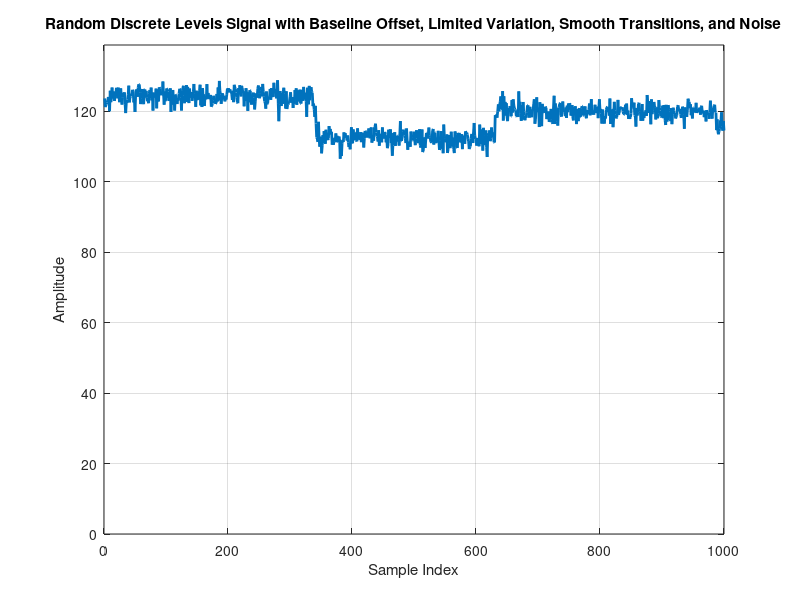

Source code (MATLAB):
function [clean_signal, noisy_signal] = generate_shifting_keypoints_1D()
    % GENERATE_SHIFTING_KEYPOINTS
    
    % Parameters
    signal_length = 1000; % Length of the signal
    num_levels = 5; % Number of discrete levels
    min_segment_length = round(0.2 * signal_length); % Minimum length of each level (20% of the signal length)
    max_segment_length = round(0.4 * signal_length); % Maximum length of each level
    baseline_offset = 100; % Baseline offset
    max_variation = 0.1; % Maximum variation of 10%
    max_transition_length = 10; % Maximum length of transitions
    noise_amplitude = 2; % Amplitude of the noise to be added
    
    % Generate initial random levels around the baseline
    levels = baseline_offset + randn(1, num_levels) * 10; % Random levels around the baseline
    
    % Ensure levels adhere to the max_variation constraint
    for i = 2:num_levels
        max_level_variation = levels(i-1) * max_variation;
        levels(i) = levels(i-1) + sign(randn) * min(max_level_variation, abs(randn * 10));
    end
    
    % Initialize the signal
    signal = zeros(1, signal_length);
    
    % Generate the signal with segments of random lengths
    current_position = 1;
    while current_position <= signal_length
        % Determine the length of the next segment
        segment_length = randi([min_segment_length, max_segment_length]);
        if current_position + segment_length > signal_length
            segment_length = signal_length - current_position + 1;
        end
        
        % Determine the level of the next segment
        level_index = randi([1, num_levels]);
        level_value = levels(level_index);
        
        % Determine the transition length
        transition_length = randi([1, max_transition_length]);
        
        % Set the segment in the signal with transition
        if current_position == 1
            signal(current_position:current_position + segment_length - 1) = level_value;
        else
            previous_level = signal(current_position - 1);
            for t = 1:transition_length
                if current_position + t - 1 > signal_length
                    break;
                end
                signal(current_position + t - 1) = previous_level + (level_value - previous_level) * (t / transition_length);
            end
            if current_position + transition_length <= signal_length
                signal(current_position + transition_length:current_position + segment_length - 1) = level_value;
            end
        end
        
        % Move to the next position
        current_position = current_position + segment_length;
    end
    
    % Ensure transitions adhere to max_variation constraint
    for i = 2:length(signal)
        max_level_variation = signal(i-1) * max_variation;
        signal(i) = signal(i-1) + sign(signal(i) - signal(i-1)) * min(max_level_variation, abs(signal(i) - signal(i-1)));
    end
    
    % Add small signal noise
    noise = noise_amplitude * randn(1, signal_length);
    signal_with_noise = signal + noise;
    
    % Plot the signal
    figure;
    plot(signal_with_noise, 'LineWidth', 2);
    title('Random Discrete Levels Signal with Baseline Offset, Limited Variation, Smooth Transitions, and Noise');
    xlabel('Sample Index');
    ylabel('Amplitude');
    grid on;
    ylim([0, max(signal_with_noise) + 10]); % Ensure y-axis starts from zero    

    clean_signal = signal;
    noisy_signal = signal_with_noise;
end